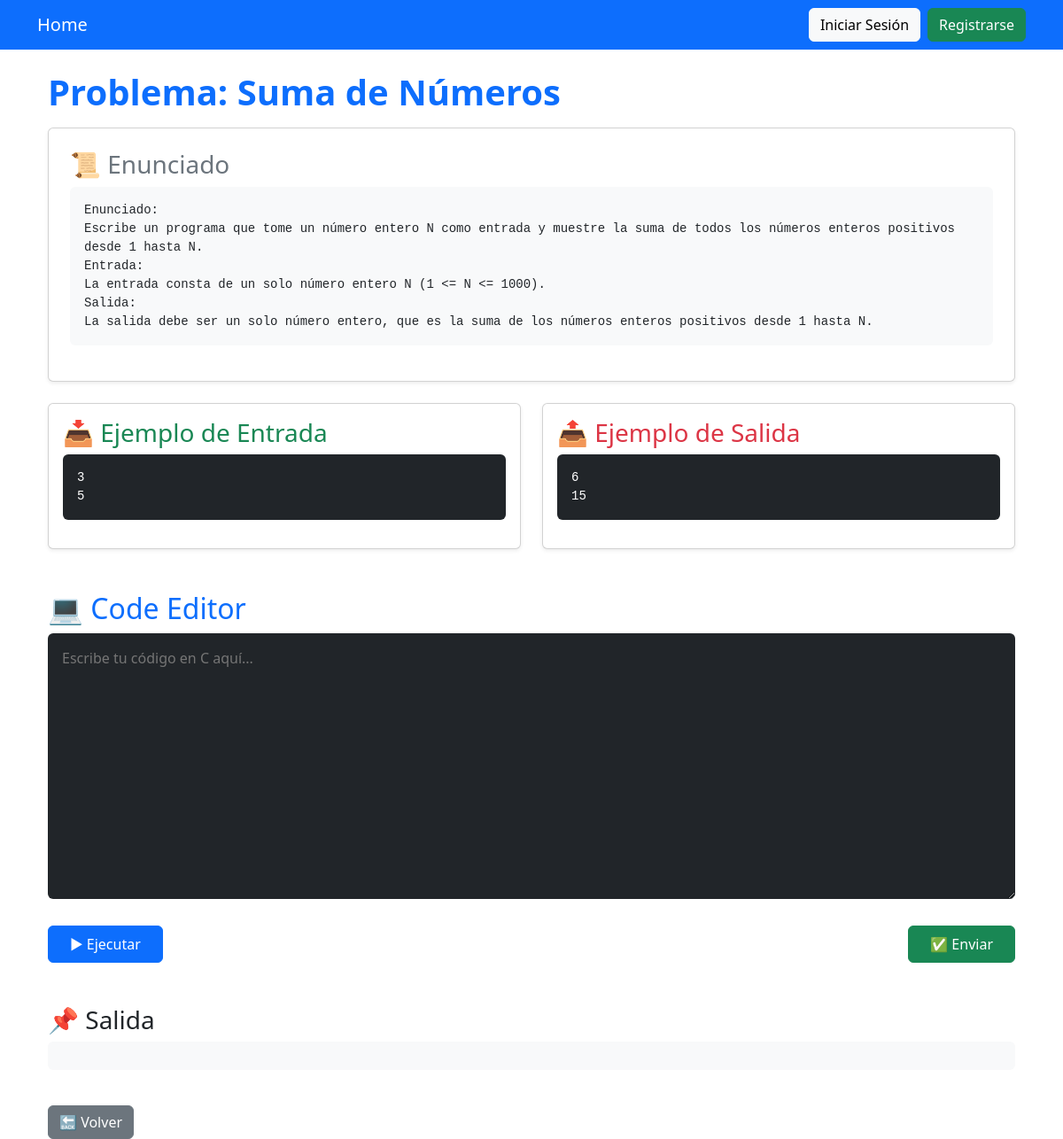
The app's page /juez/problema/1/, older data.
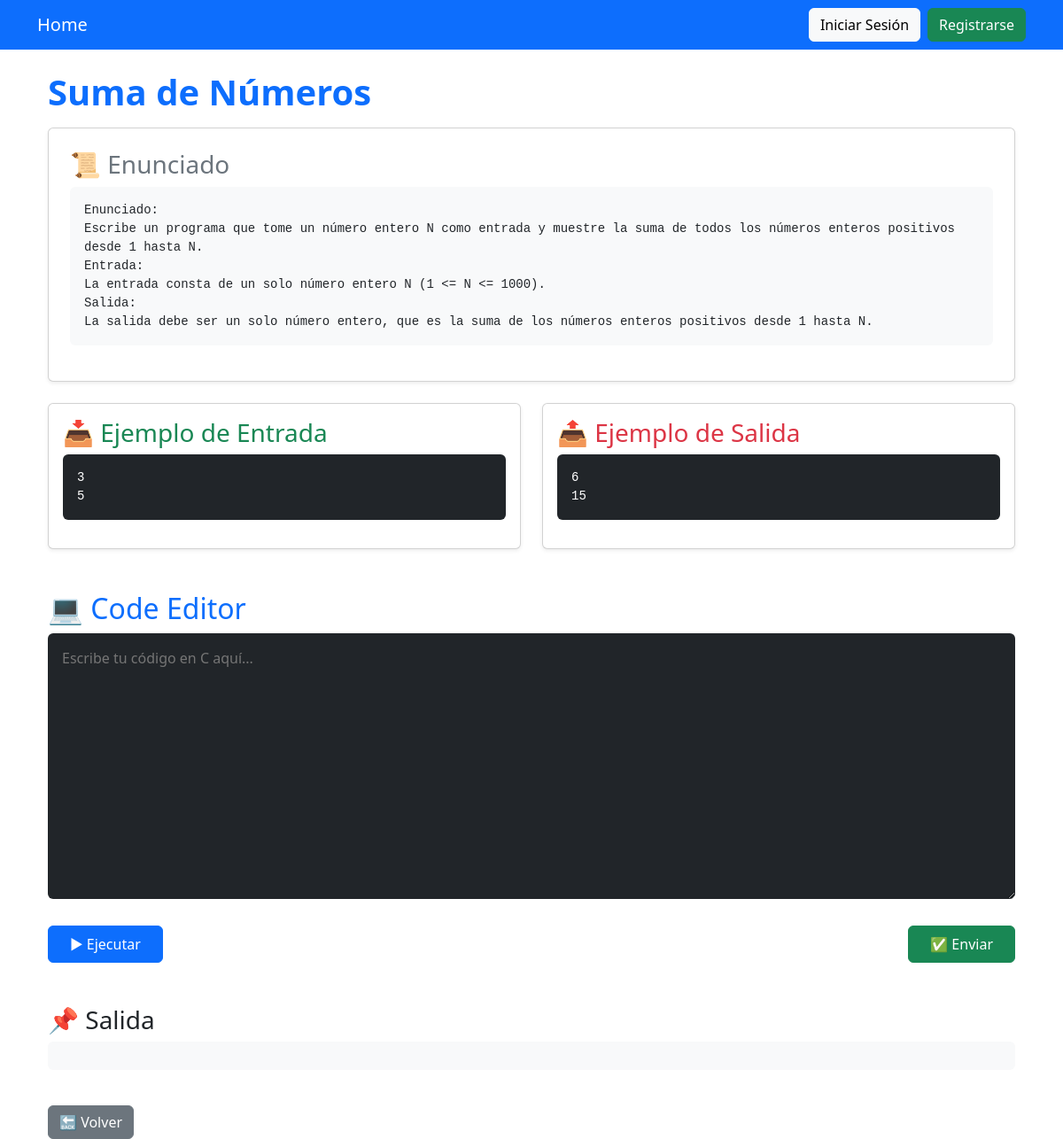
The same page, newer data.
### juez/models.py (models this page shows, shortened)
class Problema(models.Model):
    titulo = models.CharField(max_length=100)
    descripcion = models.TextField()
    enunciado = models.TextField(default="Enunciado no disponible")
    entrada_ejemplo = models.TextField(blank=True, null=True)
    salida_ejemplo = models.TextField(blank=True, null=True)
    ip_creacion = models.GenericIPAddressField(blank=True, null=True)
    entradas_prueba = models.TextField(help_text="Para diferentes Test usar @@@ como separador")
    salidas_esperadas = models.TextField(help_text="Para diferentes Test usar @@@ como separador")
    tags = models.ManyToManyField(Tag, blank=True)

### juez/views.py (the view)
# urls.py: path('problema/<int:problema_id>/', detalle_problema, name='detalle_problema'),
def detalle_problema(request, problema_id):
    problema = get_object_or_404(Problema, id=problema_id)
    return render(request, 'juez/detalle_problema.html', {'problema': problema})

### juez/templates/juez/detalle_problema.html (shortened to what this page needs)
{% extends "base.html" %}
{% block content %}
<div class="container mt-4">
    <h1 class="text-primary fw-bold">{{ problema.titulo }}</h1>
    <div class="card shadow-sm p-4 mt-3">
        <h3 class="text-secondary">📜 Enunciado</h3>
        <pre class="bg-light text-dark p-3 rounded" style="white-space: pre-wrap;">{{ problema.enunciado }}</pre>
    </div>
    <div class="row mt-4">
        <div class="col-md-6">
            <div class="card shadow-sm p-3">
                <h3 class="text-success">📥 Ejemplo de Entrada</h3>
                <pre class="bg-dark text-white p-3 rounded">{{ problema.entrada_ejemplo }}</pre>
            </div>
        </div>
        <div class="col-md-6">
            <div class="card shadow-sm p-3">
                <h3 class="text-danger">📤 Ejemplo de Salida</h3>
                <pre class="bg-dark text-white p-3 rounded">{{ problema.salida_ejemplo }}</pre>
            </div>
        </div>
    </div>
    <h2 class="mt-5 text-primary">💻 Code Editor</h2>
    <textarea id="code-editor" class="w-100 h-60 p-3 bg-dark text-white rounded border-0" placeholder="Escribe tu código en C aquí..." style="min-height: 300px;"></textarea>
    <div class="d-flex justify-content-between mt-4">
        <button id="run-code" class="btn btn-primary px-4 py-2">▶ Ejecutar</button>
        <button id="submit-code" class="btn btn-success px-4 py-2">✅ Enviar</button>
    </div>
    <h3 class="mt-5">📌 Salida</h3>
    <pre id="output" class="bg-light text-dark p-3 rounded h-20 overflow-auto"></pre>
    <a href="{% url 'pagina_inicio' %}" class="btn btn-secondary mt-4">🔙 Volver</a>
</div>
{% endblock %}

Row changes from the older to the newer data that the page shows:
changed Problema: titulo "Problema: Suma de Números" → "Suma de Números"
